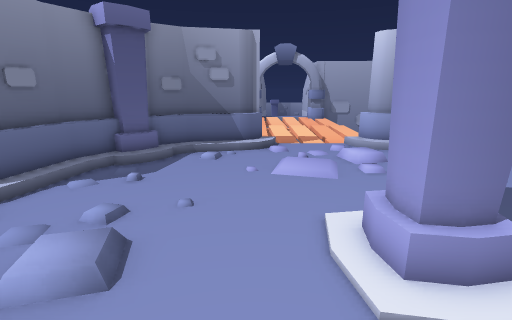
View 1 (above)

16 first-person views from a walk through a 3-D level made in the Unity game engine. The camera is 1.5 m above the floor, tilts 14° down and sees 85° across. Doors are open. The floor is counted in squares, 0.5 m on a side. Each view is taken from the middle of a square. On the plan, view 1 faces up. The plan holds only what a view shows up to about 20 squares ahead; the rest is blank. The place goes on beyond the plan. The player character is not drawn. Some animated figures are not drawn.

View 2
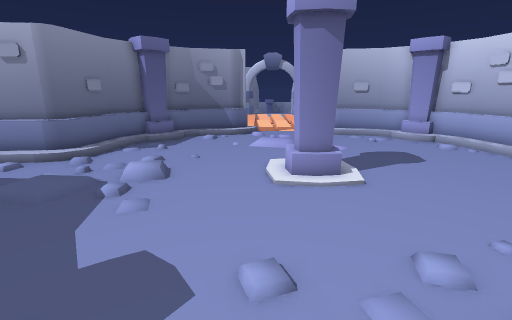

View 3
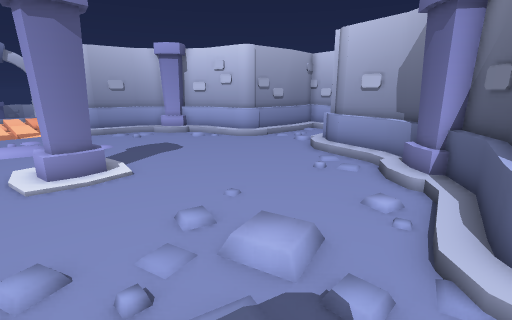

View 4
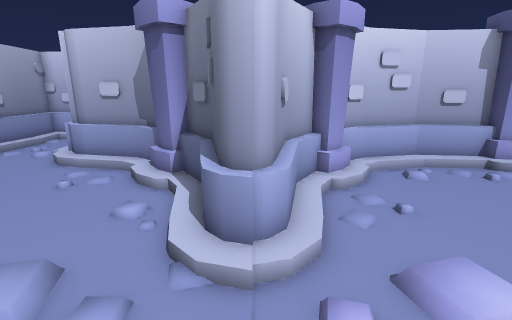

View 5
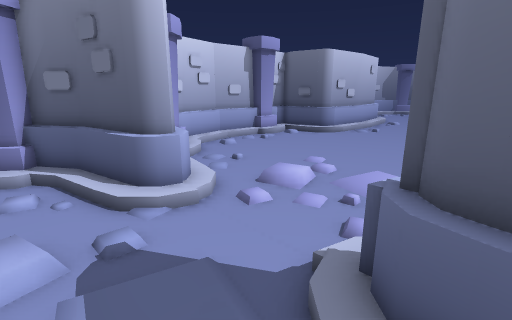

View 6
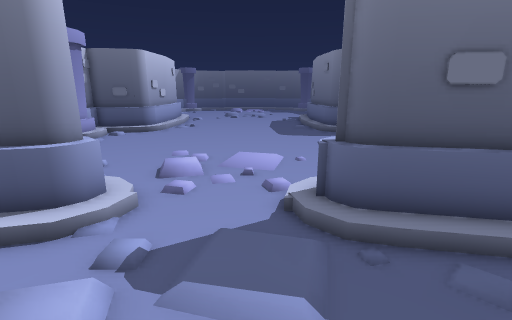

View 7
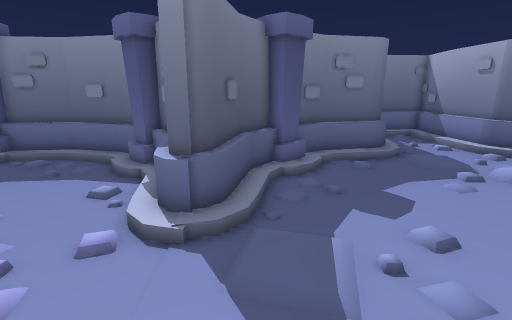

View 8
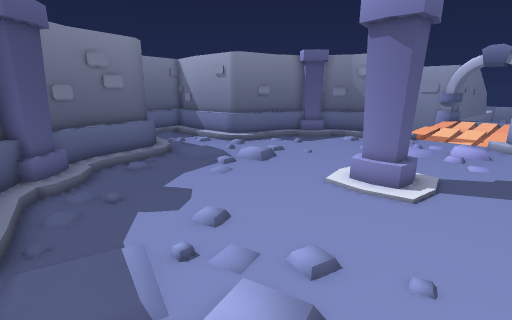

View 9
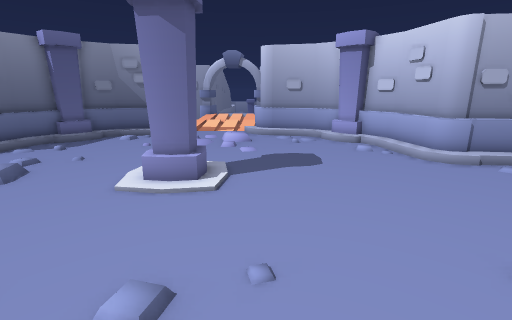

View 10
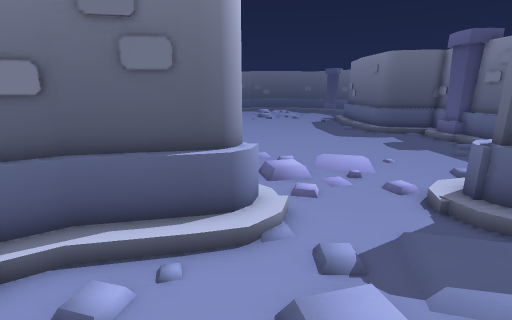

View 11
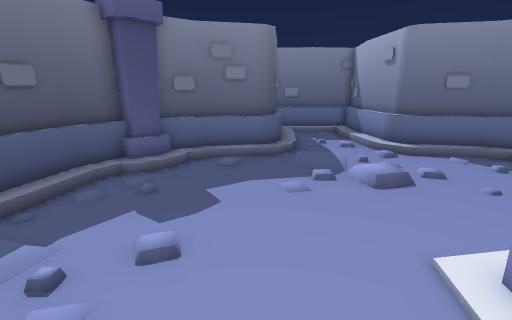

View 12
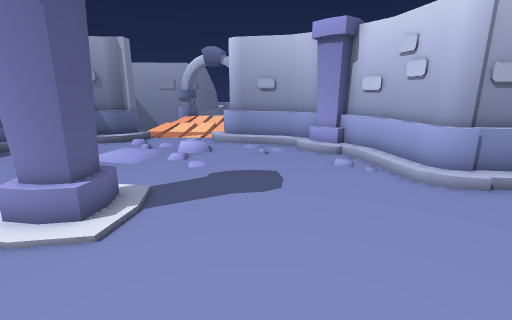

View 13
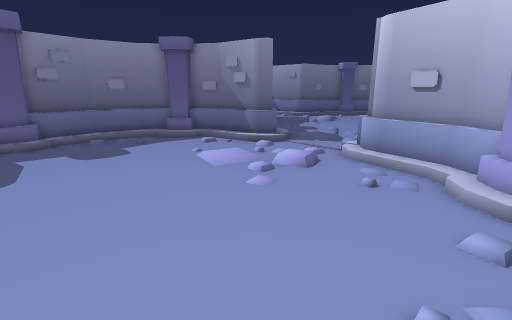

View 14
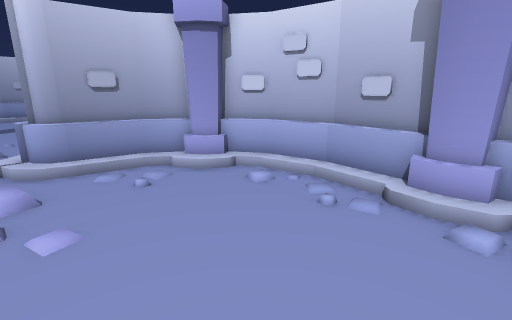

View 15
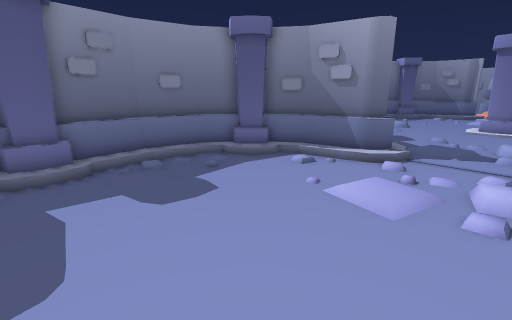

View 16
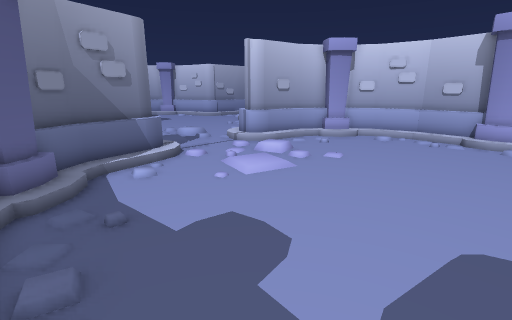

### Floor plan
Key: @ floor where view 1 was taken; # wall or solid block; . main floor; : floor 0.25 m higher than the main floor; / step, stairs or slope; = window, fence, low wall or low ledge; ^ raised ledge; v drop or lower ground; O other object.
Columns run from 12 left of view 1 to 16 right of it. Each row starts with its distance up from view 1.
 16            ##v..vv=#
 15         ####=/....=^####
 14        ##=////.....//==##
 13       ##/./......:..../###
 12      ##//........:...../##
 11     #^/................./##
 10     #=..................//#
  9     #=..................//#
  8    ##/.................../^#
  7 ##^#=/....................=##
  6 //////.........  ............
  5 ..//.....:....OOO............
  4 .........:....OOO............
  3 .........................../
  2 ==///.....................//=
  1 ####=/....................=##
  0    ##/......@............/^#
 -1     #=.................../#
 -2     #=...................=#
 -3     ##//.........:....../=#
 -4      ###/........:.....:###
 -5        #/...........///##
 -6        #^==//....////=###
 -7         ####=/....=####
 -8           ###/.../=###
 -9         ####=/...//=####
-10        ##//...........=^#
-11      ###/./......:.....###
-12      ##/.........:......###
-13     #^/..................=#
-14     #=..................//#
-15     #=.................../#
-16     #=.................../#
-17     #=..................//#
-18     #=.................../#
-19     ##/..................##
-20     ##/..................##
-21      =/................../#

Where each view was taken, in squares from view 1:
view 1: 0 up, 0 right, facing up
view 2: 6 down, 1 right, facing up
view 3: 7 down, 1 right, facing up-right
view 4: 8 down, 1 right, facing right
view 5: 4 down, 1 left, facing down-right
view 6: 1 down, 2 right, facing down
view 7: 6 down, 7 right, facing left
view 8: 6 down, 7 right, facing up-left
view 9: 5 down, 6 right, facing up
view 10: 1 down, 6 right, facing down
view 11: 0 up, 6 right, facing left
view 12: 2 down, 8 right, facing up
view 13: 21 down, 12 right, facing up-left
view 14: 21 down, 5 right, facing up-right
view 15: 21 down, 5 right, facing up-left
view 16: 21 down, 6 left, facing up-right
